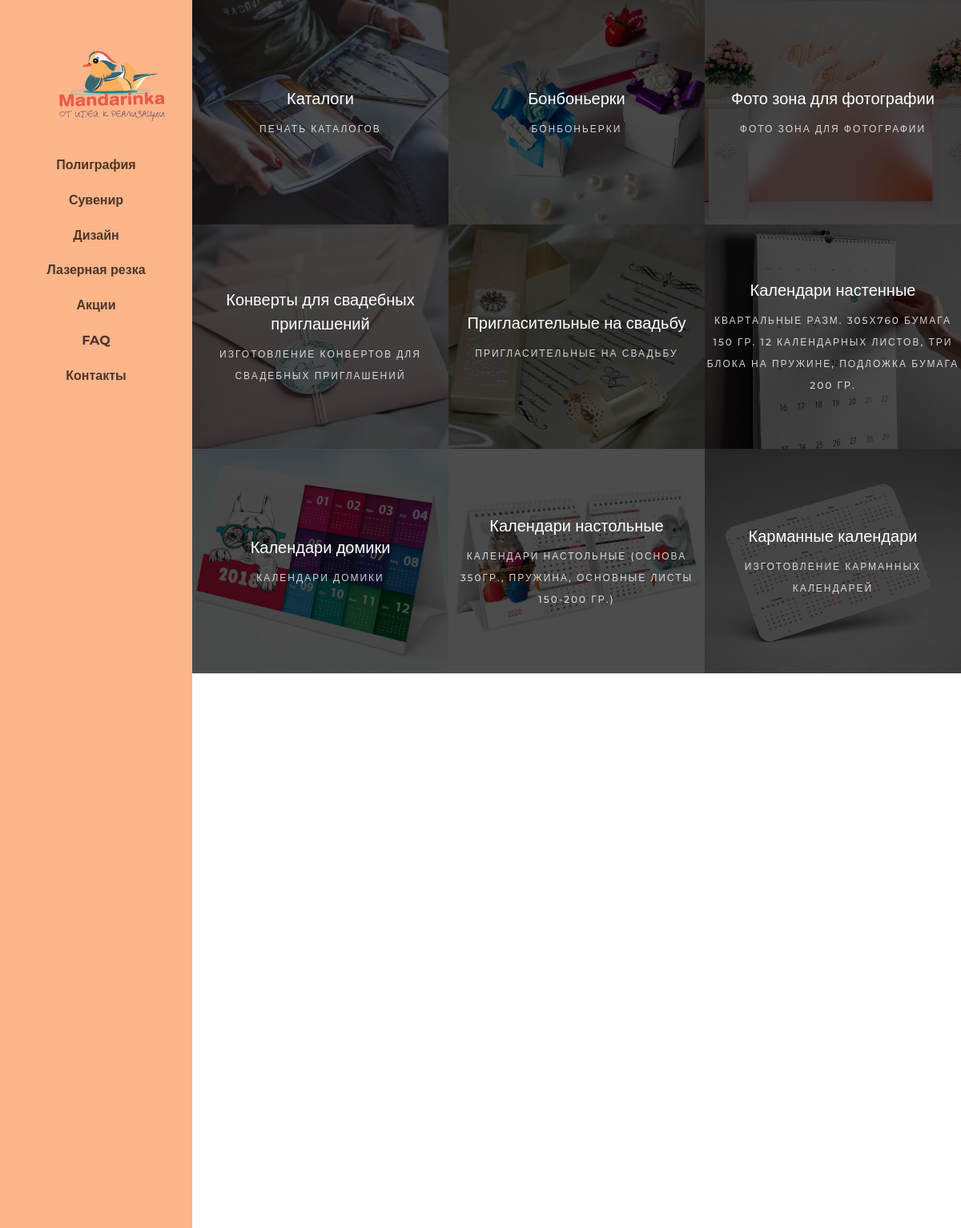
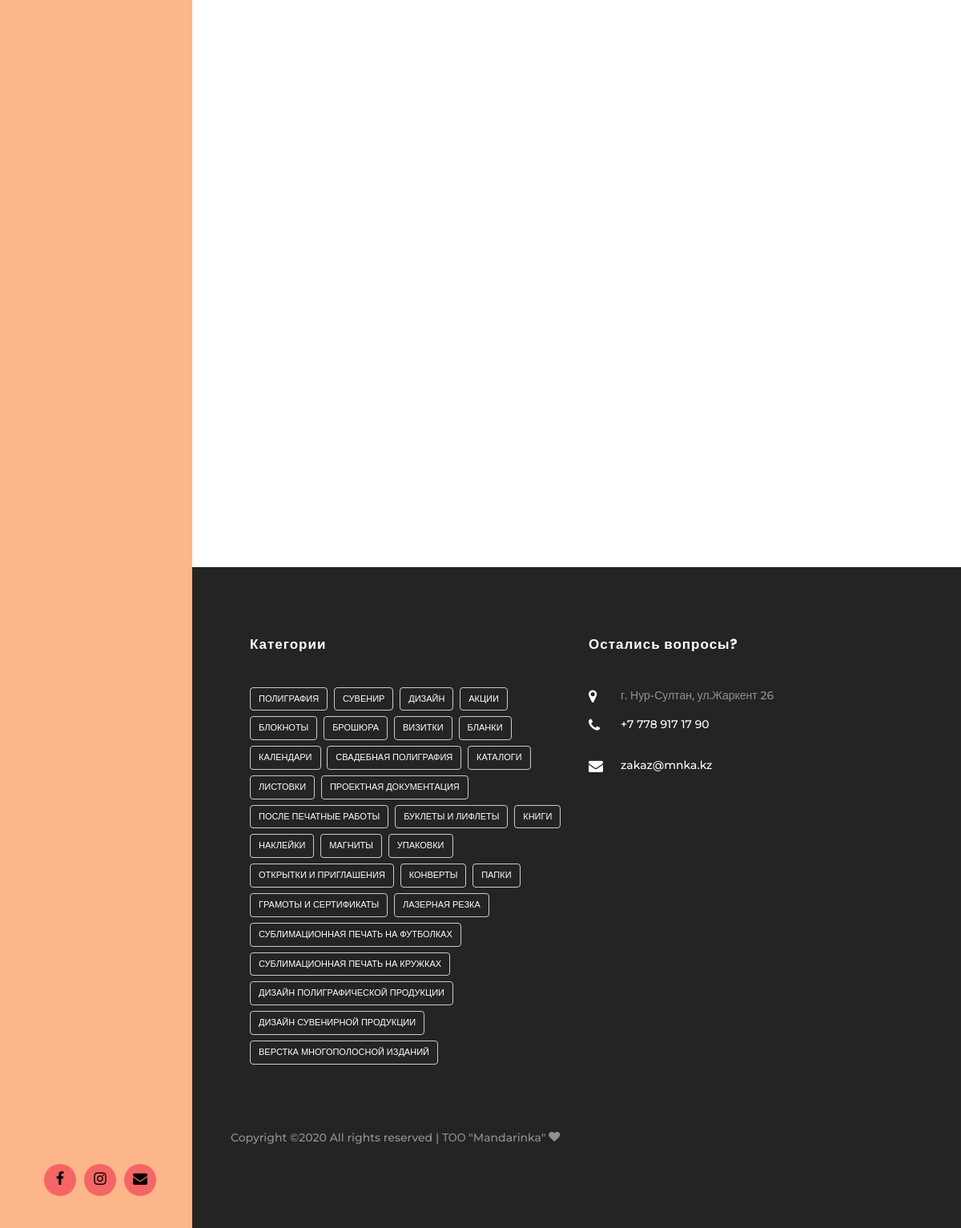
The page / on the database its author committed (2 pictures, top to bottom).
### menu/models.py (models this page shows, shortened)
class MenuItem(MPTTModel):
    title = models.CharField(_("Название пункта меню на сайте"), max_length=255)
    slug = models.CharField(_("Url"), max_length=255)
    parent = TreeForeignKey(
        'self',
        verbose_name=_("Родительский пункт"),
        on_delete=models.CASCADE,
        null=True,
        blank=True,
        related_name='children'
    )
    menu = models.ForeignKey('Menu', verbose_name=_("Меню"), on_delete=models.CASCADE)
    sort = models.PositiveIntegerField(_('Порядок'), default=0)
    published = models.BooleanField(_("Отображать?"), default=True)
    class Meta:
        verbose_name = _("Пункт меню")
        verbose_name_plural = _("Пункты меню")
    class MPTTMeta:
        order_insertion_by = ('sort',)

### blog/models.py (models this page shows, shortened)
class Post(models.Model):
    title = models.CharField("Заголовок", max_length=250)
    mini_text = models.TextField("Короткое описание")
    text = models.TextField("Полный текст")
    create_date = models.DateTimeField("дата создания", auto_now=True)
    slug = models.SlugField("url", max_length=100, unique=True)
    edit_date = models.DateTimeField(
        "дата редактирования",
        default=timezone.now,
        blank=True,
        null=True
    )
    published_date = models.DateTimeField(
        "дата публикации",
        default=timezone.now,
        blank=True,
        null=True
    )
    image = models.ImageField("главная фотография", upload_to="post/", null=True, blank=True)
    category = models.ManyToManyField(
        Category,
        verbose_name="Категория",
    )
    published = models.BooleanField("опубликовать?", default=True)
    sort = models.PositiveIntegerField('порядок', default=0)
    class Meta:
        verbose_name = "Пост"
        verbose_name_plural = "Посты"
        ordering = ['sort', '-published_date', ]
    def get_absolute_url(self):
        return reverse('blog:detail_post', kwargs={'slug': self.slug})
    def name_category(self):
        return '\n, \n '.join([str(child.name) for child in self.category.all()])
    name_category.short_description = 'Привязка к категориям'

class Category(MPTTModel):
    name = models.CharField("Название категории", max_length=100)
    slug = models.SlugField("url", max_length=100, unique=True)
    parent = TreeForeignKey(
        'self',
        verbose_name="Родительская категория",
        on_delete=models.CASCADE,
        null=True,
        blank=True,
        related_name='children'
    )
    published = models.BooleanField("отображать?", default=True)
    sort = models.PositiveIntegerField('порядок', default=0)
    class Meta:
        verbose_name = 'Категория'
        verbose_name_plural = 'Категории'
    class MPTTMeta:
        order_insertion_by = ('sort',)
    def get_absolute_url(self):
        return reverse('blog:category', kwargs={'category_slug': self.slug})

### blog/views.py (the view)
# urls.py: path('', views.PostListView.as_view(), name='home'),
class PostListView(View):
    def get_queryset(self):
        return Post.objects.filter(published=True, published_date__lte=datetime.now())
    def get(self, request, category_slug=None, tag_slug=None):
        categories = Category.objects.filter(published=True)
        menu = MenuItem.objects.filter(published=True)
        if category_slug is not None:
            posts = self.get_queryset().filter(category__slug=category_slug, category__published=True)
        elif tag_slug is not None:
            posts = self.get_queryset().filter(tags__slug=tag_slug, tags__published=True)
        else:
            posts = self.get_queryset()
        context = {
            'categories': categories,
            'post_list': posts,
            'menu': menu,
        }
        return render(request, 'blog/home.html', context)

### templates/blog/home.html
{% extends 'base.html' %}
{% block content %}
 <section class="ftco-section-2">
            <div class="photograhy">
                <div class="row no-gutters">
                    {% for post in post_list %}
                        <div class="col-md-4 ftco-animate">
                            <div
                               class="photography-entry img  d-flex justify-content-center align-items-center"
                               style="background-image: url({{ post.image.url }});">
                                <div class="overlay"></div>
                                <div class="text text-center">
                                    <a href="{{ post.get_absolute_url }}"><h3>{{ post.title }}</h3>
                                    <span class="tag">{{ post.mini_text }} </span>
                                    </a>
                                </div>
                            </div>
                        </div>
                    {% endfor %}
                </div>
            </div>
        </section>
{% endblock content %}

### templates/base.html (shortened to what this page needs)
{% load static %}
<!DOCTYPE html>
<html lang="ru">
<head>
    <link rel="stylesheet" href="{% static 'css/open-iconic-bootstrap.min.css' %}">
    <link rel="stylesheet" href="{% static 'css/animate.css' %}">
    <link rel="stylesheet" href="{% static 'css/owl.carousel.min.css' %}">
    <link rel="stylesheet" href="{% static 'css/owl.theme.default.min.css' %}">
    <link rel="stylesheet" href="{% static 'css/magnific-popup.css' %}">
    <link rel="stylesheet" href="{% static 'css/aos.css' %}">
    <link rel="stylesheet" href="{% static 'css/ionicons.min.css' %}">
    <link rel="stylesheet" href="{% static 'css/bootstrap-datepicker.css' %}">
    <link rel="stylesheet" href="{% static 'css/jquery.timepicker.css' %}">
    <link rel="stylesheet" href="{% static 'css/flaticon.css' %}">
    <link rel="stylesheet" href="{% static 'css/icomoon.css' %}">
    <link rel="stylesheet" href="{% static 'css/style.css' %}">
</head>
<body>
<div id="colorlib-page">
   {% load static %}
<aside id="colorlib-aside" role="complementary" class="js-fullheight text-center">
			<h1 id="colorlib-logo"><a href="{% url 'blog:home' %}" ><img src="{% static 'images/logo.png' %}" alt="" ></a></h1>
			<nav id="colorlib-main-menu" role="navigation">
				<ul>
                    {% for m in menu %}
					<li><a href="{{ m.slug }}">{{ m.title }}</a></li>
                    {% endfor %}
				</ul>
			</nav>
			<div class="colorlib-footer">
					<div class="d-flex justify-content-center">
					<ul class="d-flex align-items-center">
						<li class="d-flex align-items-center jusitfy-content-center"><a href="#"><i class="icon-facebook"></i></a></li>
						<li class="d-flex align-items-center jusitfy-content-center"><a href="#"><i class="icon-instagram"></i></a></li>
						<li class="d-flex align-items-center jusitfy-content-center"><a href="#"><i class="icon-envelope"></i></a></li>
					</ul>
				</div>
			</div>
		</aside>
    <div id="colorlib-main">
        {% block content %}
        {% endblock %}
        <footer class="ftco-footer ftco-bg-dark ftco-section">
            <div class="container px-md-5">
                <div class="row mb-5">
                    <div class="col-md">
                        <div class="ftco-footer-widget mb-4 ml-md-4">
                            <h2 class="ftco-heading-2">Категории</h2>
                            <ul class="tagcloud">
                            {% for category in categories %}
                                <a href="{{ category.get_absolute_url }}" class="text-white">{{ category.name }}</a>
                            {% endfor %}
                            </ul>
                        </div>
                    </div>
                    <div class="col-md">
                        <div class="ftco-footer-widget mb-4">
                            <h2 class="ftco-heading-2">Остались вопросы?</h2>
                            <div class="block-23 mb-3">
                                <ul>
                                    <li><span class="icon icon-map-marker"></span><span class="text">г. Нур-Султан, ул.Жаркент 26</span>
                                    </li>
                                    <li><a href="#"><span class="icon icon-phone"></span><span class="text">+7 778 917 17 90</span></a>
                                    </li>
                                    <li><a href="#"><span class="icon icon-envelope"></span><span class="text">zakaz@mnka.kz</span></a>
                                    </li>
                                </ul>
                            </div>
                        </div>
                    </div>
                </div>
                <div class="row">
                    <div class="col-md-12">
                        <p>
                            Copyright &copy;<script>document.write(new Date().getFullYear());</script>
                            All rights reserved | ТОО "Mandarinka" <i class="icon-heart"
                                                                                aria-hidden="true"></i>
                            </p>
                    </div>
                </div>
            </div>
        </footer>
    </div>
</body>
</html>

### static/css/icomoon.css (style rules this page uses)
[class^="icon-"], [class*=" icon-"] { font-family: 'icomoon' !important; speak: none; font-style: normal; font-weight: normal; font-variant: normal; text-transform: none; line-height: 1; -webkit-font-smoothing: antialiased; -moz-osx-font-smoothing: grayscale; }
.icon-heart:before { content: "\f004"; }
.icon-map-marker:before { content: "\f041"; }
.icon-phone:before { content: "\f095"; }
.icon-facebook:before { content: "\f09a"; }
.icon-envelope:before { content: "\f0e0"; }
.icon-instagram:before { content: "\f16d"; }

### rows shown on the page
MenuItem: title "Полиграфия"
MenuItem: title "Сувенир"
MenuItem: title "Дизайн"
MenuItem: title "Лазерная резка"
MenuItem: title "Акции"
MenuItem: title "FAQ"
MenuItem: title "Контакты"
Post: image (picture), title "Каталоги", mini_text "ПЕЧАТЬ КАТАЛОГОВ"
Post: image (picture), title "Бонбоньерки", mini_text "БОНБОНЬЕРКИ"
Post: image (picture), title "Фото зона для фотографии", mini_text "ФОТО ЗОНА ДЛЯ ФОТОГРАФИИ"
Post: image (picture), title "Конверты для свадебных приглашений", mini_text "ИЗГОТОВЛЕНИЕ КОНВЕРТОВ ДЛЯ СВАДЕБНЫХ ПРИГЛАШЕНИЙ"
Post: image (picture), title "Пригласительные на свадьбу", mini_text "ПРИГЛАСИТЕЛЬНЫЕ НА СВАДЬБУ"
Post: image (picture), title "Календари настенные", mini_text "КВАРТАЛЬНЫЕ РАЗМ. 305Х760 БУМАГА 150 ГР. 12 КАЛЕНДАРНЫХ ЛИСТОВ, ТРИ БЛОКА НА ПРУЖИНЕ, ПОДЛОЖКА БУМАГА 200 ГР."
Post: image (picture), title "Календари домики", mini_text "КАЛЕНДАРИ ДОМИКИ"
Post: image (picture), title "Календари настольные", mini_text "КАЛЕНДАРИ НАСТОЛЬНЫЕ (ОСНОВА 350ГР., ПРУЖИНА, ОСНОВНЫЕ ЛИСТЫ 150-200 ГР.)"
Post: image (picture), title "Карманные календари", mini_text "ИЗГОТОВЛЕНИЕ КАРМАННЫХ КАЛЕНДАРЕЙ"
Category: name "ПОЛИГРАФИЯ"
Category: name "СУВЕНИР"
Category: name "ДИЗАЙН"
Category: name "АКЦИИ"
Category: name "БЛОКНОТЫ"
Category: name "БРОШЮРА"
Category: name "ВИЗИТКИ"
Category: name "БЛАНКИ"
Category: name "КАЛЕНДАРИ"
Category: name "СВАДЕБНАЯ ПОЛИГРАФИЯ"
Category: name "КАТАЛОГИ"
Category: name "ЛИСТОВКИ"
Category: name "ПРОЕКТНАЯ ДОКУМЕНТАЦИЯ"
Category: name "ПОСЛЕ ПЕЧАТНЫЕ РАБОТЫ"
Category: name "БУКЛЕТЫ И ЛИФЛЕТЫ"
Category: name "КНИГИ"
Category: name "НАКЛЕЙКИ"
Category: name "МАГНИТЫ"
Category: name "УПАКОВКИ"
Category: name "ОТКРЫТКИ И ПРИГЛАШЕНИЯ"
Category: name "КОНВЕРТЫ"
Category: name "ПАПКИ"
Category: name "ГРАМОТЫ И СЕРТИФИКАТЫ"
Category: name "ЛАЗЕРНАЯ РЕЗКА"
Category: name "СУБЛИМАЦИОННАЯ ПЕЧАТЬ НА ФУТБОЛКАХ"
Category: name "СУБЛИМАЦИОННАЯ ПЕЧАТЬ НА КРУЖКАХ"
Category: name "ДИЗАЙН ПОЛИГРАФИЧЕСКОЙ ПРОДУКЦИИ"
Category: name "ДИЗАЙН СУВЕНИРНОЙ ПРОДУКЦИИ"
Category: name "ВЕРСТКА МНОГОПОЛОСНОЙ ИЗДАНИЙ"
